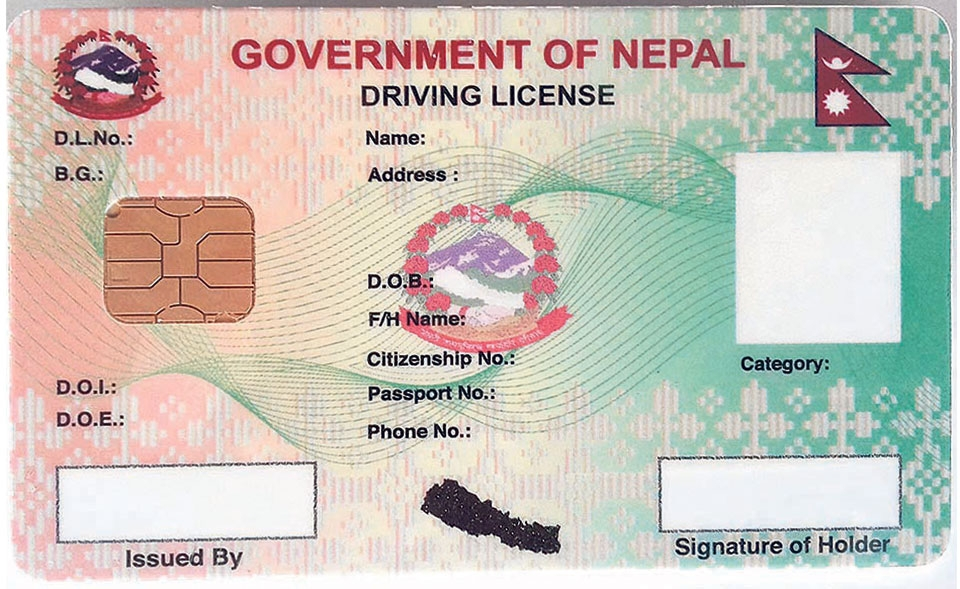
#> input picture Resources/Homo_template.jpg, 960 x 589 px
$ python homographic_matching.py
#> lines starting #> are read from the running program, lines starting #| are printed output that depends on the picture
import cv2
import numpy as np
import os


def get_template_features(template):
    sift = cv2.xfeatures2d.SIFT_create()
    kp_template, desc_template = sift.detectAndCompute(template, None)
    index_params = dict(algorithm=0, trees=5)
    search_params = dict()
    flann = cv2.FlannBasedMatcher(index_params, search_params)
    return flann, sift, desc_template, kp_template


def get_image_features(img, sift, desc_template, flann):
    kp_img, desc_img = sift.detectAndCompute(img, None)
    matches = flann.knnMatch(desc_template, desc_img, k=2)
    return matches, kp_img


def get_perspective(matches, kp_template, kp_image, image, template):
    good_points = []
    for m, n in matches:
        if m.distance < 0.6 * n.distance:
            good_points.append(m)
    source_pts = np.float32([kp_template[m.queryIdx].pt for m in good_points]).reshape(-1, 1, 2)
    dest_pts = np.float32([kp_image[m.trainIdx].pt for m in good_points]).reshape(-1, 1, 2)
    matrix, mask = cv2.findHomography(dest_pts, source_pts, cv2.RANSAC, 5.0)
    warped_image = cv2.warpPerspective(image, matrix, (template.shape[1], template.shape[0]))
    return warped_image


def get_template(path):
#> called with path = 'Resources/Homo_template.jpg'
    template = cv2.imread(path, 0)
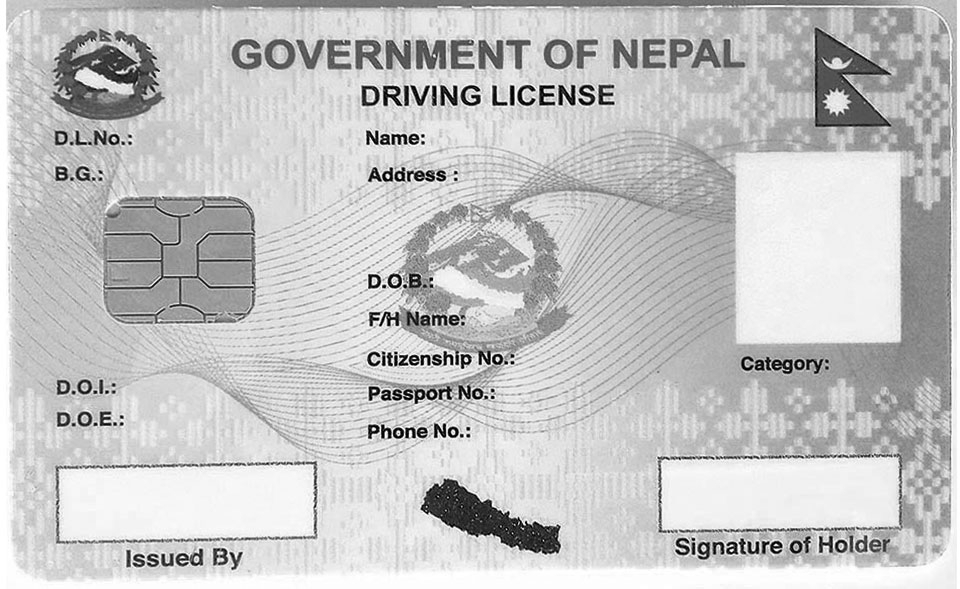
#> template: shape (589, 960); min 0, max 255, mean 195.5
    return template


def get_image(path):
    images = []
    print("Importing Images...")
    for items in os.listdir(path):
        newPath = path + '/' + items
        curImg = cv2.imread(newPath, 0)
        images.append(curImg)
    print(f"{len(images)} Images imported.")
    return images


if __name__ == '__main__':
    images = []
    template = get_template('Resources/Homo_template.jpg')
    flann, sift, desc_template, kp_template = get_template_features(template)
#> in get_template_features, `kp_template, desc_template = sift.detectAndCompute(template, None)`: kp_template = 4871 keypoints; strongest (x, y, size): (423, 136, 2.2), (374, 429, 2.4), (374, 391, 2.3), (468, 436, 2.4)
    images = get_image('Resources')
#> pass 2 of the loop in get_image, `for items in os.listdir(path):`:
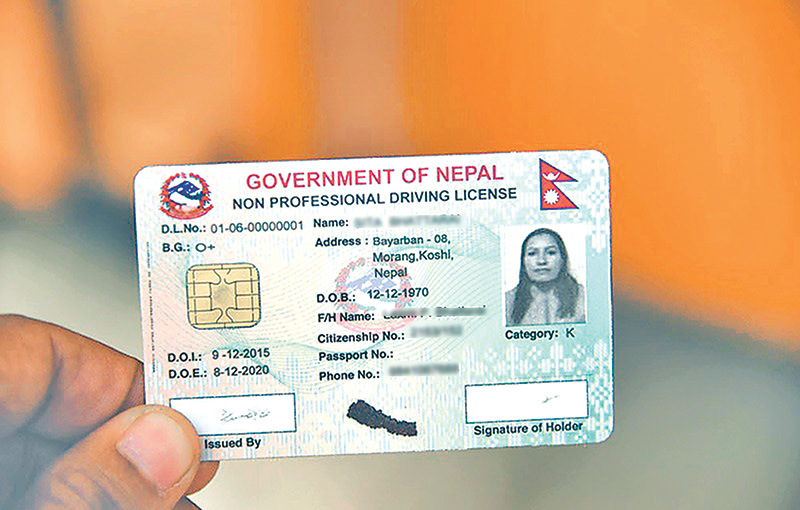
#> input picture Resources/test1.jpg, 800 x 510 px
#> in get_image, `curImg = cv2.imread(newPath, 0)`:
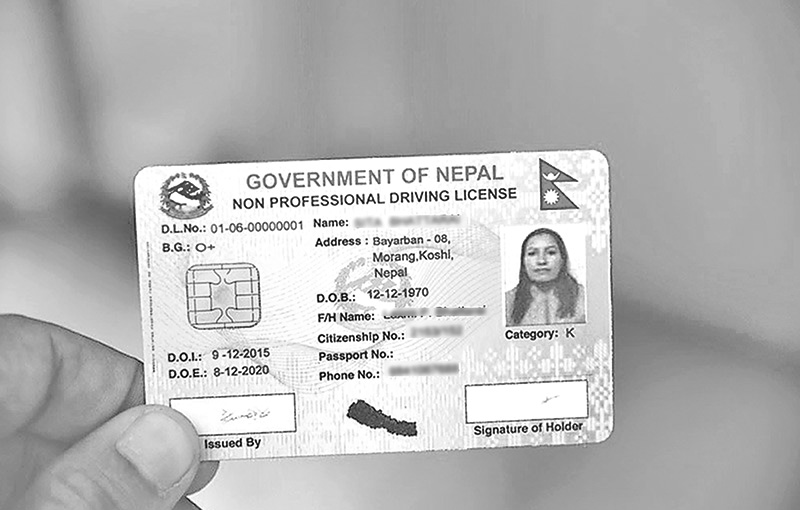
#> curImg: shape (510, 800); min 0, max 255, mean 183.4
#> pass 3 of the loop in get_image, `for items in os.listdir(path):`:
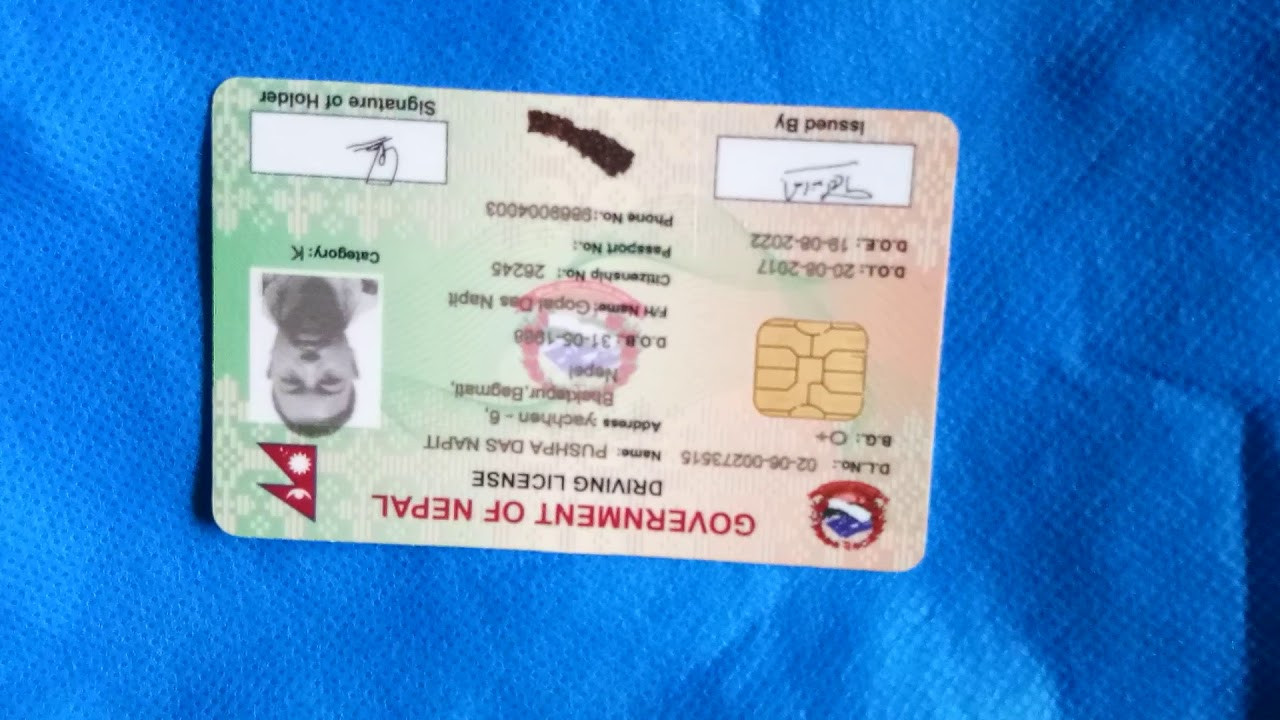
#> input picture Resources/test12.jpg, 1280 x 720 px
#> in get_image, `curImg = cv2.imread(newPath, 0)`:
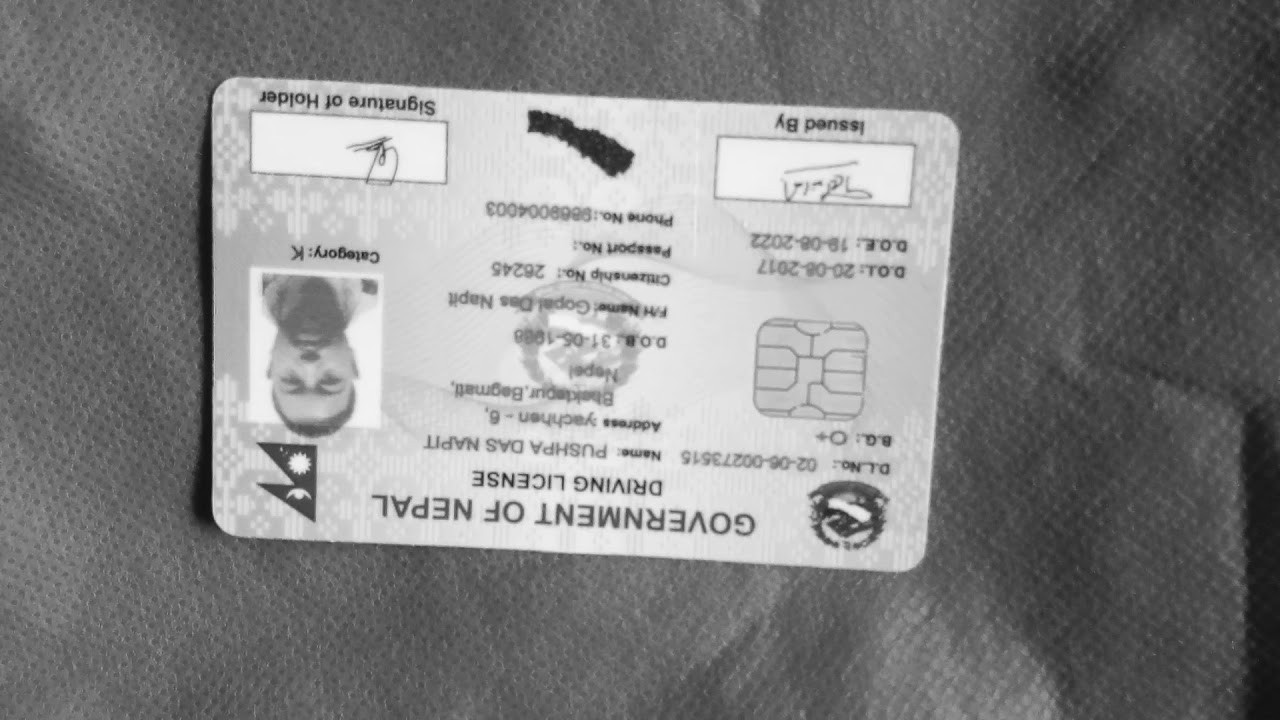
#> curImg: shape (720, 1280); min 13, max 249, mean 128.8
#| 3 Images imported.
#> images = 3 items
    for i in images:
        matches, kp_img = get_image_features(i, sift, desc_template, flann)
        warped_image = get_perspective(matches, kp_template, kp_img, i, template)
        cv2.namedWindow("Original Image", cv2.WINDOW_NORMAL)
        cv2.namedWindow("Warped Image", cv2.WINDOW_NORMAL)
        cv2.imshow("Original Image", i)
        cv2.imshow("Warped Image", warped_image)
        cv2.waitKey(0)
#> this loop made 3 passes
#> pass 2, in get_perspective (call 2), `warped_image = cv2.warpPerspective(image, matrix, (template.shape[1], ..`:
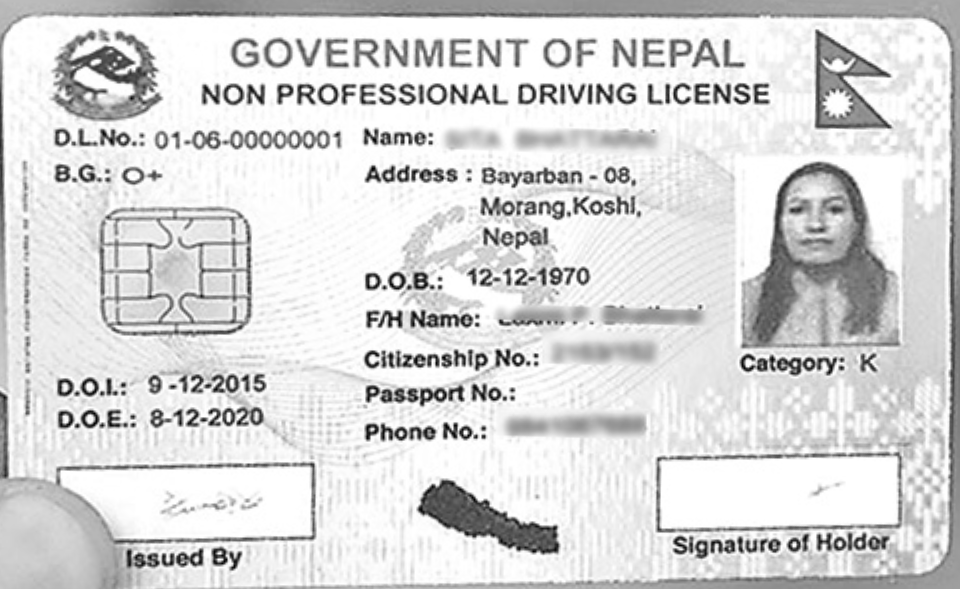
#> warped_image: shape (589, 960); min 0, max 255, mean 214.9
#> pass 3, in get_perspective (call 3), `warped_image = cv2.warpPerspective(image, matrix, (template.shape[1], ..`:
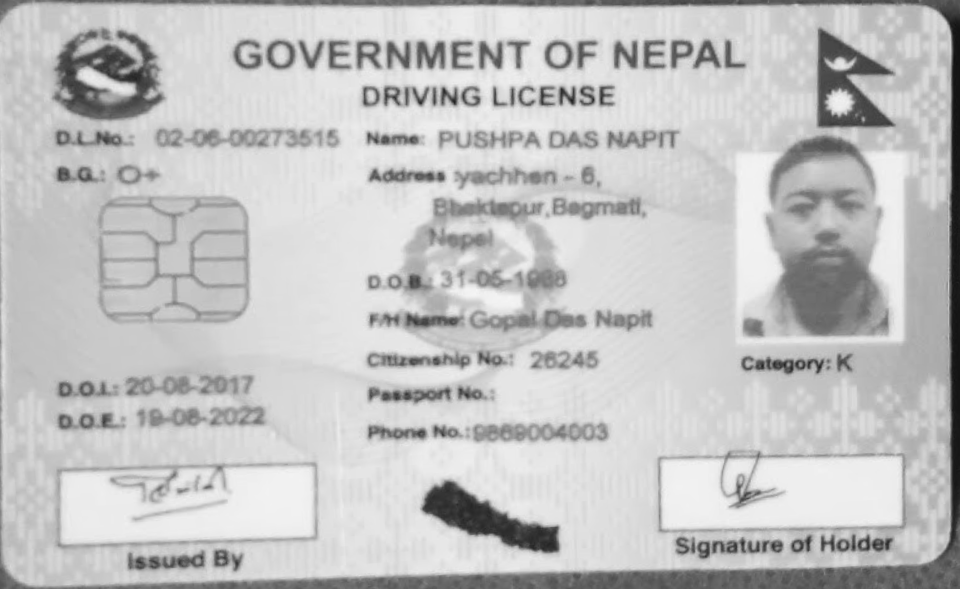
#> warped_image: shape (589, 960); min 16, max 246, mean 194.2
